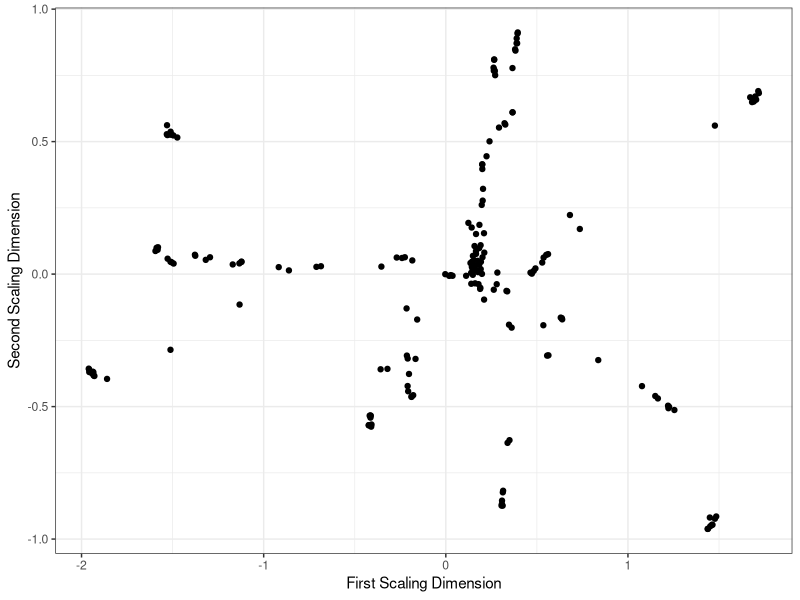

This chart was generated by the following R code:
#!/usr/bin/env Rscript

library(reshape)
library(ggplot2)
library(vegan)

log.score <- function(score){
  -1 *
  log(
    score +
    min(score[score > 0] / 100))
}

create.matrix.from.adjacency <- function(adjacency){
  as.matrix(
    cast(
      melt(adjacency,id=c("match","query")),
    query ~ match,fill=0))
}

create.plot.data <- function(scaling){
  data.frame(
    x = scaling$points[,1],
    y = scaling$points[,2]
  )
}

adjacency <- read.csv("data/pili/adjacency.csv")
adjacency$score <- log.score(adjacency$score)

distances <- dist(
               create.matrix.from.adjacency(
                 adjacency))

# Adjust 0 values to very small value
# See https://stat.ethz.ch/pipermail/r-help/2006-April/103909.html
distances[distances == 0] <- 0.000001

scaling <- metaMDSiter(distances)

p <- ggplot(create.plot.data(scaling),aes(x=x,y=y))
p <- p + geom_point()
p <- p + theme_bw()
p <- p + scale_x_continuous("First Scaling Dimension")
p <- p + scale_y_continuous("Second Scaling Dimension")
